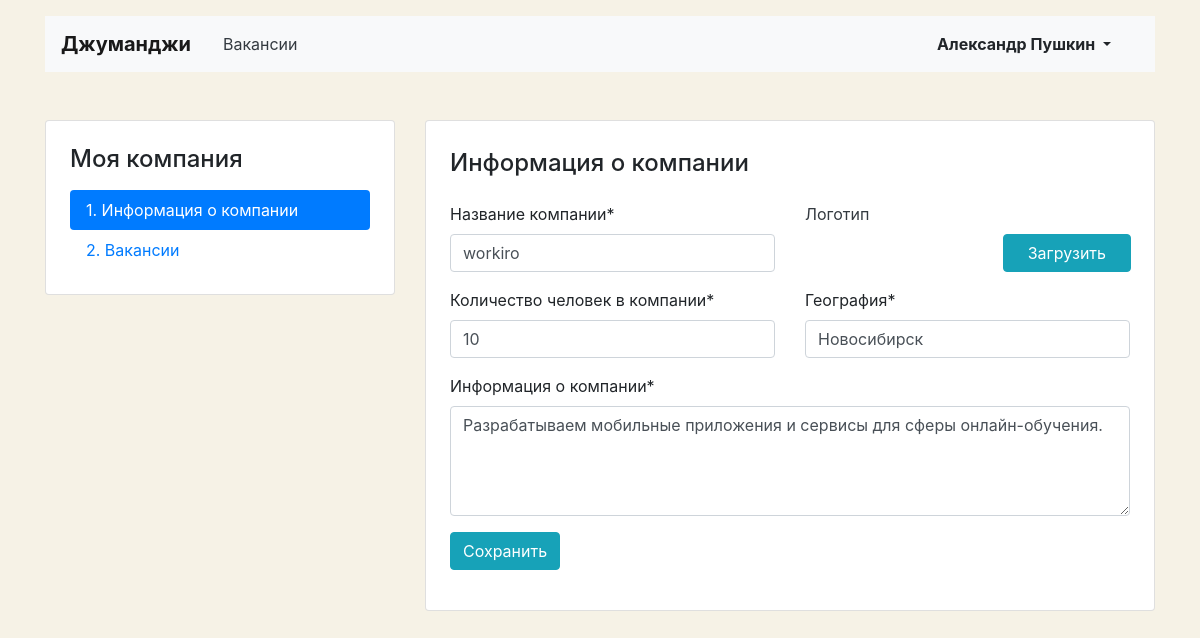
The app's page /mycompany/ (signed in) with its own data.
### job/models.py (models this page shows, shortened)
class Company(models.Model):
    com_id = models.AutoField(primary_key=True, db_column='id')
    name = models.CharField(max_length=32)
    location = models.CharField(max_length=32)
    logo = models.ImageField(upload_to=MEDIA_COMPANY_IMAGE_DIR, default='150x80.gif')
    description = models.CharField(max_length=264)
    employee_count = models.PositiveIntegerField()
    owner = models.OneToOneField(User, on_delete=models.CASCADE, related_name='companies')

### job/views/mycompany.py (the view, shortened to what this page needs)
# urls.py: path('mycompany/', MycompanyView.as_view(), name='mycompany'),
@method_decorator(login_required, name='dispatch')
class MycompanyView(FormView):
    template_name = 'job/company-edit.html'
    form_class = MyCompanyForm
    success_url = '/mycompany'
    def get(self, request, *args, **kwargs):
        if Company.objects.filter(owner=self.request.user):
            form = self.form_class(instance=Company.objects.get(owner=self.request.user))
            return render(request, self.template_name, {'form': form})
        else:
            return redirect('/mycompany/letsstart/')

### job/forms.py
class MyCompanyForm(forms.ModelForm):
    class Meta:
        model = Company
        fields = ('name', 'location', 'logo', 'description', 'employee_count')
        labels = {
            'name': _('Название компании'),
            'location': 'География',
            'logo': '',
            'description': _('Информация о компании'),
            'employee_count': _('Количество человек в компании'),
        }
        widgets = {
            'description': Textarea(attrs={'rows': 4}),
            'logo': FileInput(attrs={'class': 'custom-file-input'}),
        }

### templates/job/company-edit.html (shortened to what this page needs)
{% extends 'mycom_base.html' %}
{% load crispy_forms_tags %}
{% block content %}
<div class="row mt-5">
  {% include 'left-menu.html' %}
  <div class="col-12 col-lg-8">
    <div class="card">
      <div class="card-body px-4 pb-4">
        <section class="tab-pane fade show active">
          <h2 class="h4 pt-2 pb-3">Информация о&nbsp;компании</h2>
          <form action="" enctype="multipart/form-data" method="post">
            <div class="row">
              <div class="col-12 col-md-6">
                {{ form.name|as_crispy_field }}
              </div>
              <div class="col-12 col-md-6">
                <label class="mb-2 text-dark">Логотип</label>
                <div class="row">
                  <div class="col-6">
                  </div>
                  <div class="col-6" style="position: relative;">
                    <div class="input-group-prepend" style="position: absolute; top: 0;right: 15px;">
                      <span class="btn btn-info px-4">Загрузить</span>
                    </div>
                    {{ form.logo|as_crispy_field }}
                  </div>
                </div>
              </div>
            </div>
            <div class="row">
              <div class="col-12 col-md-6">
                {{ form.employee_count|as_crispy_field }}
              </div>
              <div class="col-12 col-md-6">
                {{ form.location|as_crispy_field }}
              </div>
            </div>
            {{ form.description|as_crispy_field }}
            <div class="form-group">
              <input type="submit" class="btn btn-info" value="Сохранить">
            </div>
          </form>
        </section>
      </div>
    </div>
  </div>
</div>
{% endblock %}

### templates/mycom_base.html (shortened to what this page needs)
<!DOCTYPE html>
<html lang="ru">
<head>
  <link rel="stylesheet" href="https://stackpath.bootstrapcdn.com/bootstrap/4.3.1/css/bootstrap.min.css">
</head>
<body>
  <header class="container mt-3">
    <nav class="navbar navbar-expand-lg navbar-light bg-light">
      <a class="navbar-brand mr-4 font-weight-bold" href="{% url 'main' %}">Джуманджи</a>
      <div class="collapse navbar-collapse justify-content-between" id="navbarNav">
        <ul class="navbar-nav col-10">
          <li class="nav-item">
            <a class="nav-link text-dark" href="{% url 'vacancies' %}">Вакансии</a>
          </li>
        </ul>
        <ul class="navbar-nav col-2 justify-content-end">
          <li class="nav-item active">
            <div class="btn-group">
              <button type="button" class="btn dropdown-toggle font-weight-bold" data-toggle="dropdown" aria-haspopup="true" aria-expanded="false">
                {{ user.first_name }} {{ user.last_name }}
              </button>
            </div>
          </li>
        </ul>
      </div>
    </nav>
  </header>
  <main class="container mt-3 pb-5">
    {% block content %}
    {% endblock %}
  </main>
</body>
</html>

### templates/job/company-edit.html (style rules this page uses)
body { background-color: #F6F2E6; }

### records on screen
Company: name "workiro", employee_count "10", location "Новосибирск", description "Разрабатываем мобильные приложения и сервисы для сферы онлайн-обучения."

### other values on screen
{{ user.first_name }} "Александр"
{{ user.last_name }} "Пушкин"
